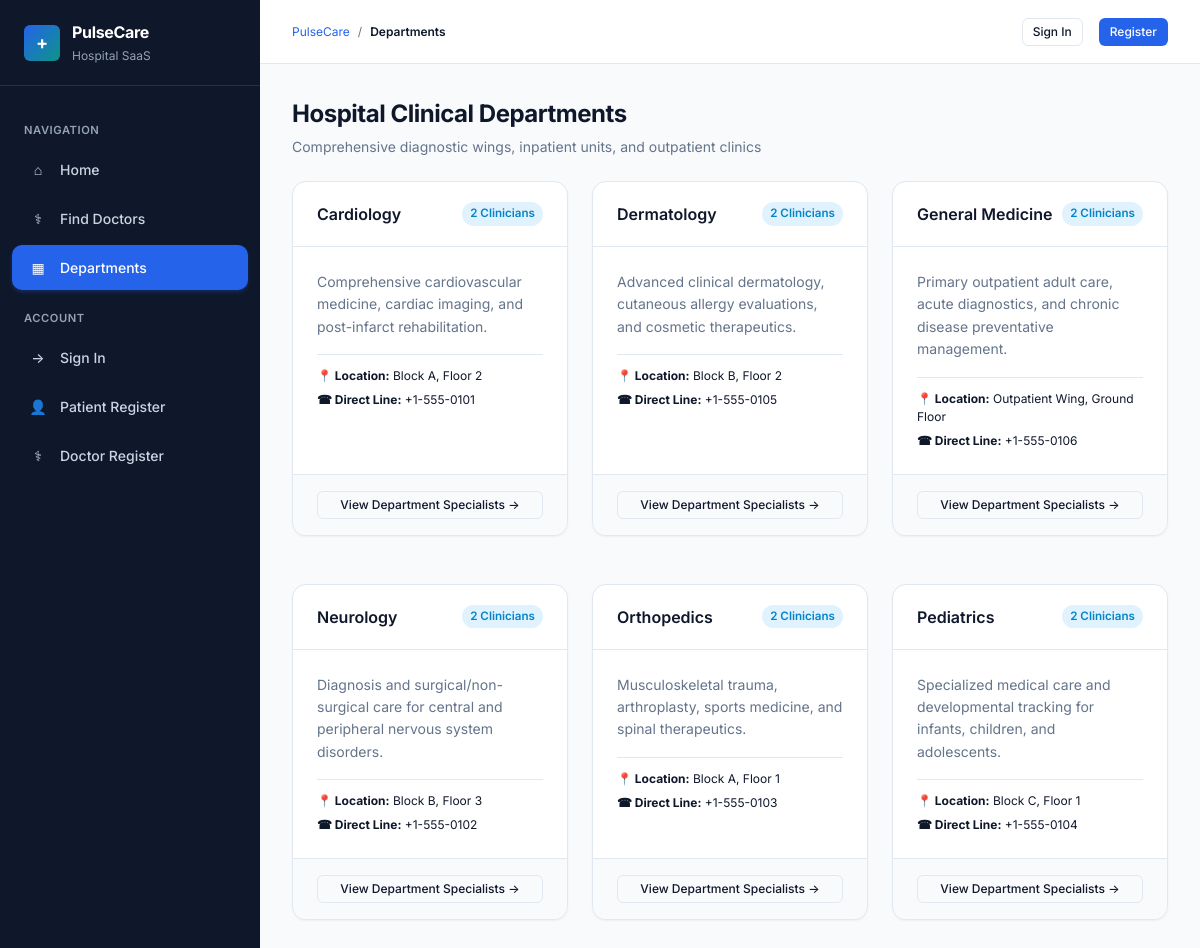
The app's page /patient/departments with its own data.
### tables this page shows
CREATE TABLE departments (
            department_id INTEGER PRIMARY KEY AUTOINCREMENT,
            department_name TEXT NOT NULL UNIQUE,
            description TEXT,
            location TEXT,
            contact_number TEXT,
            is_active INTEGER DEFAULT 1,
            created_at DATETIME DEFAULT CURRENT_TIMESTAMP
        );

### routes/patient.py (the view)
@patient_bp.route("/departments")
def departments():
    depts = execute_query(
        """
        SELECT
            dept.department_id, dept.department_name, dept.description, dept.location, dept.contact_number,
            COUNT(d.doctor_id) AS doctor_count
        FROM departments dept
        LEFT JOIN doctors d ON dept.department_id = d.department_id AND d.is_active = 1
        WHERE dept.is_active = 1
        GROUP BY dept.department_id, dept.department_name, dept.description, dept.location, dept.contact_number
        ORDER BY dept.department_name
        """,
        fetch="all"
    ) or []
    return render_template("patient/departments.html", departments=depts)

### database/connection.py (called while the page is built, shortened)
def get_db():
    in_ctx = has_app_context()
    if in_ctx and "db" in g:
        return g.db
    global _mysql_pool
    use_sqlite = os.environ.get("USE_SQLITE_FALLBACK", "0") == "1"
    if not use_sqlite and MYSQL_AVAILABLE:
        if _mysql_pool is None and in_ctx and current_app:
            init_mysql_pool(current_app.config)
    conn = _get_or_create_sqlite_conn()
    if in_ctx:
        g.db = conn
        g.db_type = "sqlite"
    return conn

def _get_or_create_sqlite_conn():
    global _sqlite_standalone_conn
    db_path = os.environ.get("SQLITE_DB_PATH", os.path.join(os.path.dirname(__file__), "hms_fallback.db"))
    return _sqlite_standalone_conn

### extensions.py (called while the page is built, shortened)
def generate_csrf_token() -> str:
    if "_csrf_token" not in session:
        session["_csrf_token"] = secrets.token_hex(24)
    return session["_csrf_token"]

def get_current_user() -> Optional[Dict[str, Any]]:
    return None

### templates/patient/departments.html (shortened to what this page needs)
{% extends "base.html" %}
{% block breadcrumb %}Departments{% endblock %}
{% block content %}
<div class="page-header">
  <div>
    <h1 class="page-title">Hospital Clinical Departments</h1>
    <p class="page-subtitle">Comprehensive diagnostic wings, inpatient units, and outpatient clinics</p>
  </div>
</div>
<div class="grid-3">
  {% for dept in departments %}
    <div class="card" style="display:flex;flex-direction:column;">
      <div class="card-header">
        <h3 class="card-title">{{ dept.department_name }}</h3>
        <span class="badge badge-info">{{ dept.doctor_count }} Clinicians</span>
      </div>
      <div class="card-body" style="flex:1;">
        <p style="color:var(--text-secondary);font-size:var(--font-size-sm);line-height:1.6;margin-bottom:16px;">
          {{ dept.description }}
        </p>
        <div style="font-size:var(--font-size-xs);border-top:1px solid var(--border-color);padding-top:12px;">
          <div style="margin-bottom:6px;">
            <strong style="color:var(--text-primary);">&#128205; Location:</strong> {{ dept.location }}
          </div>
          <div>
            <strong style="color:var(--text-primary);">&#9742; Direct Line:</strong> {{ dept.contact_number }}
          </div>
        </div>
      </div>
      <div class="card-footer">
        <a href="{{ url_for('patient.doctors', department_id=dept.department_id) }}" class="btn btn-outline btn-sm" style="width:100%;">
          View Department Specialists &rarr;
        </a>
      </div>
    </div>
  {% endfor %}
</div>
{% endblock %}

### static/css/style.css (style rules this page uses)
:root { --primary-blue: #2563EB; --primary-blue-hover: #1D4ED8; --primary-blue-light: #EFF6FF; --secondary-teal: #0D9488; --secondary-teal-hover: #0F766E; --secondary-teal-light: #F0FDFA; --bg-main: #F8FAFC; --bg-card: #FFFFFF; --bg-sidebar: #0F172A; --bg-sidebar-hover: #1E293B; --text-primary: #0F172A; --text-secondary: #64748B; --text-muted: #94A3B8; --text-white: #FFFFFF; --border-color: #E2E8F0; --border-subtle: #F1F5F9; --success: #16A34A; --success-light: #DCFCE7; --warning: #D97706; --warning-light: #FEF3C7; --error: #DC2626; --error-light: #FEE2E2; --info: #0284C7; --info-light: #E0F2FE; --font-family: 'Inter', -apple-system, BlinkMacSystemFont, "Segoe UI", Roboto, Helvetica, Arial, sans-serif; --font-size-xs: 0.75rem; --font-size-sm: 0.875rem; --font-size-base: 1rem; --font-size-lg: 1.125rem; --font-size-xl: 1.25rem; --font-size-2xl: 1.5rem; --font-size-3xl: 1.875rem; --space-1: 4px; --space-2: 8px; --space-3: 12px; --space-4: 16px; --space-5: 20px; --space-6: 24px; --space-8: 32px; --space-10: 40px; --radius-sm: 6px; --radius-md: 10px; --radius-lg: 14px; --radius-full: 9999px; --shadow-sm: 0 1px 2px 0 rgba(0, 0, 0, 0.05); --shadow-md: 0 4px 6px -1px rgba(0, 0, 0, 0.08), 0 2px 4px -2px rgba(0, 0, 0, 0.05); --shadow-lg: 0 10px 15px -3px rgba(0, 0, 0, 0.08), 0 4px 6px -4px rgba(0, 0, 0, 0.03); --transition-fast: 150ms ease-in-out; --transition-base: 200ms ease-in-out; }
*, *::before, *::after { box-sizing: border-box; margin: 0; padding: 0; }
body { font-family: var(--font-family); font-size: var(--font-size-sm); color: var(--text-primary); background-color: var(--bg-main); line-height: 1.5; -webkit-font-smoothing: antialiased; }
a { color: var(--primary-blue); text-decoration: none; transition: color var(--transition-fast); }

### static/css/components.css (style rules this page uses)
.page-header { display: flex; align-items: center; justify-content: space-between; margin-bottom: var(--space-6); flex-wrap: wrap; gap: var(--space-4); }
.page-title { font-size: var(--font-size-2xl); font-weight: 700; color: var(--text-primary); letter-spacing: -0.02em; }
.page-subtitle { font-size: var(--font-size-sm); color: var(--text-secondary); margin-top: var(--space-1); }
.btn { display: inline-flex; align-items: center; justify-content: center; gap: var(--space-2); padding: 8px 16px; border-radius: var(--radius-md); font-size: var(--font-size-sm); font-weight: 500; cursor: pointer; border: 1px solid transparent; transition: all var(--transition-fast); text-decoration: none; }
.btn-outline { background-color: transparent; border-color: var(--border-color); color: var(--text-primary); }
.btn-sm { padding: 4px 10px; font-size: var(--font-size-xs); border-radius: var(--radius-sm); }
.card { background-color: var(--bg-card); border: 1px solid var(--border-color); border-radius: var(--radius-lg); box-shadow: var(--shadow-sm); overflow: hidden; margin-bottom: var(--space-6); }
.card-header { padding: var(--space-5) var(--space-6); border-bottom: 1px solid var(--border-color); display: flex; align-items: center; justify-content: space-between; }
.card-title { font-size: var(--font-size-base); font-weight: 600; color: var(--text-primary); }
.card-body { padding: var(--space-6); }
.card-footer { padding: var(--space-4) var(--space-6); background-color: var(--bg-main); border-top: 1px solid var(--border-color); }
.badge { display: inline-flex; align-items: center; gap: 4px; padding: 3px 8px; border-radius: var(--radius-full); font-size: 0.725rem; font-weight: 600; text-transform: capitalize; }
.badge-info { background-color: var(--info-light); color: var(--info); }
.grid-3 { display: grid; grid-template-columns: repeat(3, 1fr); gap: var(--space-6); }

### records on screen
departments: department_name "Cardiology", doctor_count "2", description "Comprehensive cardiovascular medicine, cardiac imaging, and post-infarct rehabilitation.", location "Block A, Floor 2", contact_number "+1-555-0101"
departments: department_name "Dermatology", doctor_count "2", description "Advanced clinical dermatology, cutaneous allergy evaluations, and cosmetic therapeutics.", location "Block B, Floor 2", contact_number "+1-555-0105"
departments: department_name "General Medicine", doctor_count "2", description "Primary outpatient adult care, acute diagnostics, and chronic disease preventative management.", location "Outpatient Wing, Ground Floor", contact_number "+1-555-0106"
departments: department_name "Neurology", doctor_count "2", description "Diagnosis and surgical/non-surgical care for central and peripheral nervous system disorders.", location "Block B, Floor 3", contact_number "+1-555-0102"
departments: department_name "Orthopedics", doctor_count "2", description "Musculoskeletal trauma, arthroplasty, sports medicine, and spinal therapeutics.", location "Block A, Floor 1", contact_number "+1-555-0103"
departments: department_name "Pediatrics", doctor_count "2", description "Specialized medical care and developmental tracking for infants, children, and adolescents.", location "Block C, Floor 1", contact_number "+1-555-0104"
